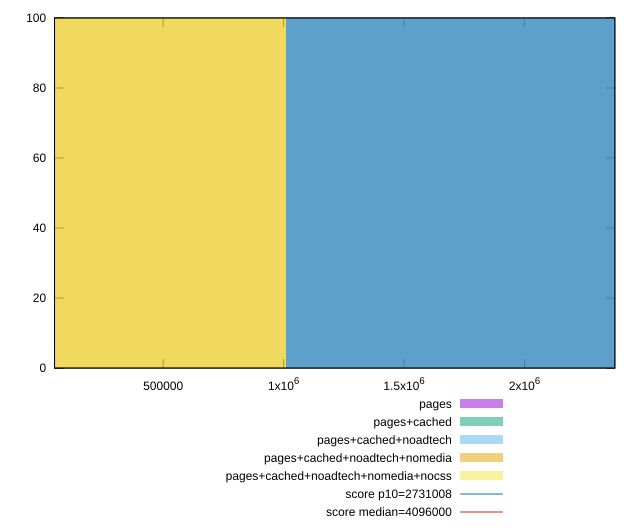

Write the gnuplot code that produced this figure.
reset

$pages <<EOF
2018214.926344125 100
EOF

$pagesCached <<EOF
2018214.926344125 100
EOF

$pagesCachedNoadtech <<EOF
2018214.926344125 100
EOF

$pagesCachedNoadtechNomedia <<EOF
0 100
EOF

$pagesCachedNoadtechNomediaNocss <<EOF
0 100
EOF

set key outside below
set boxwidth 2018214.926344125
set xrange [49126:2375040]
set yrange [0:100]
set trange [0:100]
set style fill transparent solid 0.5 noborder

set parametric
set terminal svg size 640, 530 enhanced background rgb 'white'
set output "report_00022_2021-02-20T12:08:46.964Z/total-byte-weight/comparison/histogram/all_raw.svg"

plot $pages title "pages" with boxes, \
     $pagesCached title "pages+cached" with boxes, \
     $pagesCachedNoadtech title "pages+cached+noadtech" with boxes, \
     $pagesCachedNoadtechNomedia title "pages+cached+noadtech+nomedia" with boxes, \
     $pagesCachedNoadtechNomediaNocss title "pages+cached+noadtech+nomedia+nocss" with boxes, \
     2731008,t title "score p10=2731008", \
     4096000,t title "score median=4096000"

reset
